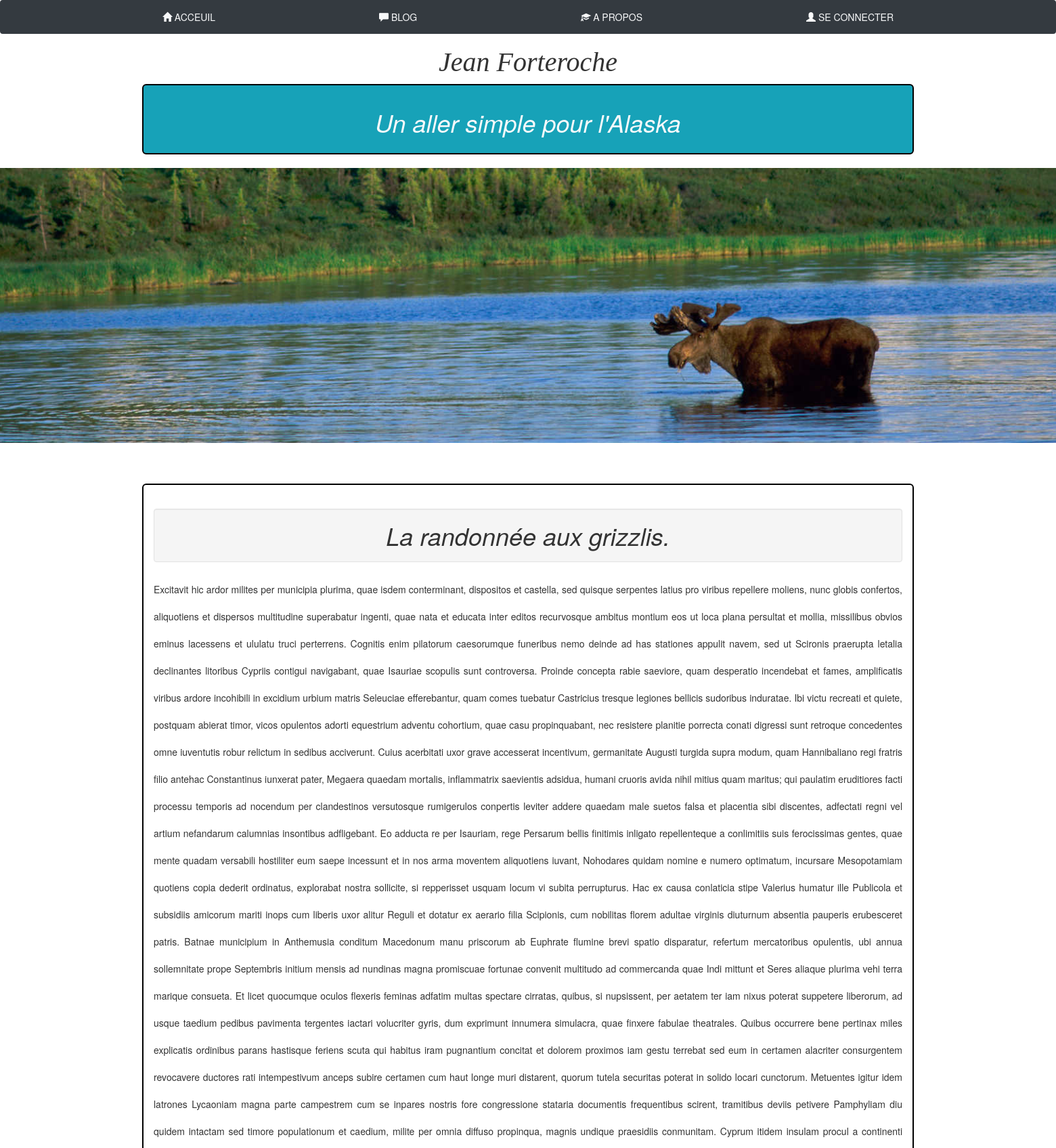
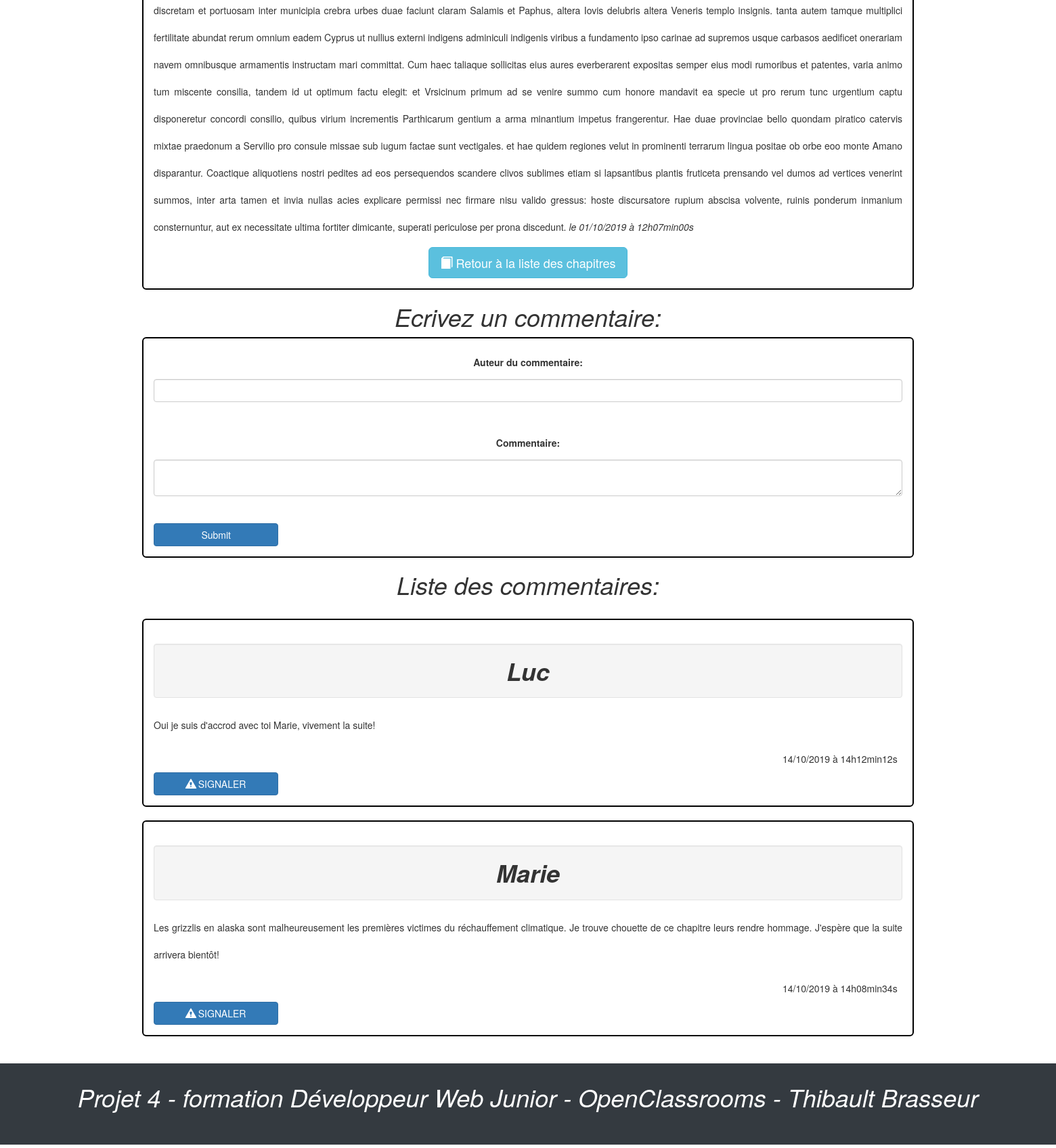
/P4_01_code/index.php?action=post&id=1, run on the app's committed database (2 pictures, top to bottom).
### tables this page shows
CREATE TABLE `articles` (
  `id` int(11) NOT NULL,
  `title` varchar(255) NOT NULL,
  `content` text NOT NULL,
  `date_creation` datetime NOT NULL
);

CREATE TABLE `comments` (
  `id` int(11) NOT NULL,
  `post_id` int(11) NOT NULL,
  `author` varchar(255) NOT NULL,
  `comment` text NOT NULL,
  `comment_date` datetime NOT NULL,
  `notify` tinyint(4) NOT NULL
);

### P4_01_code/controller/frontend/BlogController.php (called while the page is built, shortened)
<?php
require_once('model/frontend/ArticlesManager.php');
require_once('model/frontend/CommentsManager.php');
function addPost() {
          $postManager = new \OpenClassrooms\Blog\Model\PostManager();
          $post = $postManager->getPost($_GET['id']);
          $commentManager = new \OpenClassrooms\Blog\Model\CommentManager();
          $comments = $commentManager->getComments($_GET['id']);
            require('view/frontend/postView.php');
}

### P4_01_code/model/frontend/ArticlesManager.php (called while the page is built, shortened)
<?php
class PostManager extends Manager {
    public function getPost($postId) {
        $db = $this->dbConnect();
        $req = $db->prepare('SELECT id, title, content, DATE_FORMAT(date_creation, \'%d/%m/%Y à %Hh%imin%ss\') AS creation_date_fr FROM articles WHERE id = ?');
        $req->execute(array($postId));
        $post = $req->fetch();
        return $post;
    }
}

### P4_01_code/model/frontend/CommentsManager.php (called while the page is built, shortened)
<?php
class CommentManager extends Manager {
    public function getComments($postId) {
        $db = $this->dbConnect();
        $comments = $db->prepare('SELECT id, post_id, author, comment, DATE_FORMAT(comment_date, \'%d/%m/%Y à %Hh%imin%ss\') AS comment_date_fr FROM comments WHERE post_id = ? ORDER BY comment_date DESC');
        $comments->execute(array($postId));
        return $comments;
    }
}

### P4_01_code/view/frontend/postView.php (the view, shortened to what this page needs)
<br><br><br><br>
<div class="container">
        <h1 class="well">
          <?= $post['title']?>
        </h1>
        <p>
          <?= $post['content'] ?> <em> le <?= $post['creation_date_fr'] ?> </em>
        </p>
        <button class="btn btn-info btn-lg" type="button" ><span class="glyphicon glyphicon-book"></span><a class="text-white" href="index.php?action=blog">  Retour à la liste des chapitres</a></button>
</div>
<h1>Ecrivez un commentaire:</h1>
<div class="container">
<form action="index.php?action=addComment&amp;id=<?= $post['id']?>" method="post">
        <label for="author">Auteur du commentaire:</label><br />
        <input type="text" class="form-control" id="author" name="author" /><br>
        <label for="comment">Commentaire:</label><br />
        <textarea id="comment"class="form-control" name="comment"></textarea><br>
        <input type="submit" class="col-sm-2 btn btn btn-primary"/>
</form>
</div>
<h1>Liste des commentaires:</h1>
<?php
while ($comment = $comments->fetch())
{
?>
<br>
<div class="container">
    <h1 class="well">
      <strong><?= $comment['author'] ?></strong>
    </h1>
    <p><?= $comment['comment'] ?></p>
    <div class="col-lg-12 col-lg-offset-5">
      <?= $comment['comment_date_fr'] ?>
    </div>
    <button type="submit" class="col-sm-2 btn btn btn-primary"><span class="glyphicon glyphicon-alert"></span><a class= "text-white" href="index.php?action=signaler&amp;post_id=<?= $comment['post_id'] ?>&amp;id=<?= $comment['id'] ?>"> SIGNALER </a></button>
</div>
<?php
}
?>
<?php require('view/template.php'); ?>

### P4_01_code/public/css/style.css (style rules this page uses)
html, body { margin: 0px; }
.container { padding: 15px; border: 2px solid black; border-radius: 6px; line-height: 40px; text-align: center; }
p { text-align: justify; }
h1, h3 { text-align:center; font-family:georgia,garamond,serif; font-size:40px; font-style:italic; }

### data on the page
articles: title "La randonnée aux grizzlis.", content "Excitavit hic ardor milites per municipia plurima, quae isdem conterminant, dispositos et castella, sed quisque serpentes latius pro viribus repellere moliens, nunc globis confertos, aliquotiens et dispersos multitudine superabatur ingenti, quae nata et educata inter editos recurvosque ambitus montium eos ut loca plana persultat et mollia, missilibus obvios eminus lacessens et ululatu truci perterrens. Cognitis enim pilatorum caesorumque funeribus nemo deinde ad has stationes appulit navem, sed ut Scironis praerupta letalia declinantes litoribus Cypriis contigui navigabant, quae Isauriae scopulis sunt controversa. Proinde concepta rabie saeviore, quam desperatio incendebat et fames,…"
comments: author "Luc", comment "Oui je suis d'accrod avec toi Marie, vivement la suite!", comment_date_fr "14/10/2019 à 14h12min12s"
comments: author "Marie", comment "Les grizzlis en alaska sont malheureusement les premières victimes du réchauffement climatique. Je trouve chouette de ce chapitre leurs rendre hommage. J'espère que la suite arrivera bientôt!", comment_date_fr "14/10/2019 à 14h08min34s"

### other printed values
$post['creation_date_fr'] "01/10/2019 à 12h07min00s"
